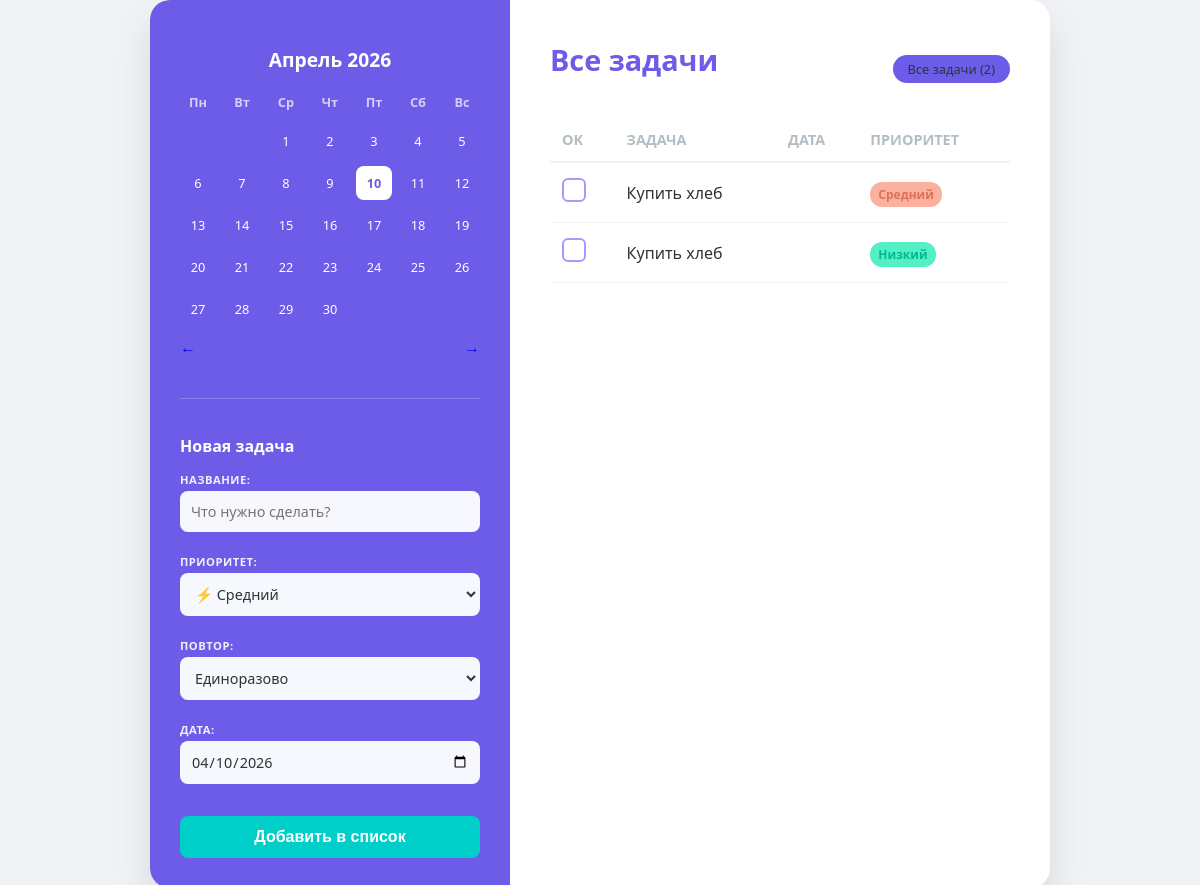
The page / on the database its author committed.
### tables this page shows
CREATE TABLE todo (
                id INTEGER PRIMARY KEY AUTOINCREMENT,
                name TEXT NOT NULL,
                priority TEXT NOT NULL,
                task_type TEXT NOT NULL,
                date TEXT NOT NULL,
                status INTEGER DEFAULT 0
            );

### app.py (the view, shortened to what this page needs)
@app.route("/", methods=["GET", "POST"])
def index():
    message = None
    selected_date = request.args.get('date') # Например: 2026-04-08
    year = request.args.get('year', type=int)
    month = request.args.get('month', type=int)
    calendar_view = MonthCalendar(year, month)
    with get_db_connection() as conn:
        if selected_date:
            tasks = conn.execute(
                'SELECT * FROM todo WHERE date = ? ORDER BY id DESC',
                (selected_date,)
            ).fetchall()
            display_title = f"Задачи на {selected_date}"
        else:
            tasks = conn.execute('SELECT * FROM todo ORDER BY date ASC, id DESC').fetchall()
            display_title = "Все задачи"
    return render_template(
        'index.html',
        cal=calendar_view,
        tasks=tasks,
        message=message,
        selected_date=selected_date,
        display_title=display_title
    )

### CalendarMatrix.py (called while the page is built)
    def get_month_name(self):
        return self.months_ru[self.month - 1]

    def get_days_matrix(self):
        cal = calendar.Calendar(firstweekday=0)
        return cal.monthdayscalendar(self.year, self.month)

    def is_today(self, day):
        return day == self.day_today

### app.py (called while the page is built)
def get_db_connection():
    conn = sqlite3.connect(DATABASE)
    conn.row_factory = sqlite3.Row
    return conn

### templates/index.html (shortened to what this page needs)
<!DOCTYPE html>
<html lang="ru">
<head>
    <link rel="stylesheet" href="{{ url_for('static', filename='style.css') }}">
</head>
<body>
<div class="container">
    <aside class="sidebar">
        <div class="calendar">
            <header>
                <h2>{{ cal.get_month_name() }} {{ cal.year }}</h2>
            </header>
            <div class="days-grid">
                <div class="day-name">Пн</div><div class="day-name">Вт</div><div class="day-name">Ср</div>
                <div class="day-name">Чт</div><div class="day-name">Пт</div><div class="day-name">Сб</div><div class="day-name">Вс</div>
                {% for week in cal.get_days_matrix() %}
                    {% for day in week %}
                        {% if day == 0 %}
                            <span></span>
                        {% else %}
                            {% set day_date = "%d-%02d-%02d"|format(cal.year, cal.month, day) %}
                            <div class="day {% if cal.is_today(day) %}active{% endif %} {% if selected_date == day_date %}selected{% endif %}">
                                <a href="/?date={{ day_date }}"
                                   style="text-decoration: none; color: inherit; display: block;">
                                    {{ day }}
                                </a>
                            </div>
                        {% endif %}
                    {% endfor %}
                {% endfor %}
            </div>
            <div class="calendar-nav" style="display: flex; justify-content: space-between; margin-top: 10px;">
                <a href="/?month={{ 12 if cal.month == 1 else cal.month - 1 }}&year={{ cal.year - 1 if cal.month == 1 else cal.year }}" style="text-decoration: none;">←</a>
                <a href="/?month={{ 1 if cal.month == 12 else cal.month + 1 }}&year={{ cal.year + 1 if cal.month == 12 else cal.year }}" style="text-decoration: none;">→</a>
            </div>
        </div>
        <form action="/" method="POST">
            <div class="add-task-form">
                <h3>Новая задача</h3>
                <div class="settings-group">
                    <label>Название:</label>
                    <input type="text" placeholder="Что нужно сделать?" class="input-field" name="todo_name" required>
                </div>
                <div class="settings-group">
                    <label>Приоритет:</label>
                    <select class="input-field select-priority" name="todo_priority">
                        <option value="medium" selected>⚡ Средний</option>
                    </select>
                </div>
                <div class="settings-group">
                    <label>Повтор:</label>
                    <select class="input-field" name="todo_return">
                        <option value="once">Единоразово</option>
                    </select>
                </div>
                <div class="settings-group">
                    <label>Дата:</label>
                    <input type="date" class="input-field" name="todo_date" required
                           value="{{ selected_date if selected_date else '%d-%02d-%02d'|format(cal.year, cal.month, cal.day_today or 1) }}">
                </div>
                <button type="submit" class="add-btn">Добавить в список</button>
            </div>
        </form>
    </aside>
    <main class="todo-section">
        <div class="header-flex">
            <h1>{{ display_title if display_title else "Мои задачи ✨" }}</h1>
            <div class="filter-chips">
                <a href="/" class="chip {% if not selected_date %}active{% endif %}" style="text-decoration: none; color: inherit;">Все задачи ({{ tasks|length }})</a>
            </div>
        </div>
        <table class="todo-table">
            <thead>
                <tr>
                    <th>OK</th>
                    <th>Задача</th>
                    <th>Дата</th>
                    <th>Приоритет</th>
                </tr>
            </thead>
            <tbody>
                {% for task in tasks %}
                <tr>
                    <form>
                        <td>
                            <label for="task-{{ task['id'] }}"></label>
                        </td>
                    </form>
                    <td class="task-text">{{ task['name'] }}</td>
                    <td class="task-days">{{ task['dade'] }}</td>
                    <td>
                        <span class="badge {{ task['priority'] }}">
                            {% if task['priority'] == 'high' %} Высокий
                            {% elif task['priority'] == 'medium' %} Средний
                            {% else %} Низкий
                            {% endif %}
                        </span>
                    </td>
                </tr>
                {% else %}
                <tr>
                    <td colspan="4" style="text-align: center; padding: 20px; color: #999;">Задач на этот день нет. Время отдыхать! ☕</td>
                </tr>
                {% endfor %}
            </tbody>
        </table>
    </main>
</div>
</body>
</html>

### static/style.css (style rules this page uses)
:root { --bg-color: #f0f2f5; --card-bg: #ffffff; --primary: #6c5ce7; --text: #2d3436; --accent: #a29bfe; }
body { font-family: 'Segoe UI', Tahoma, Geneva, Verdana, sans-serif; background-color: var(--bg-color); color: var(--text); margin: 0; display: flex; justify-content: center; align-items: center; min-height: 100vh; }
.container { display: flex; width: 900px; background: var(--card-bg); border-radius: 20px; box-shadow: 0 20px 40px rgba(0,0,0,0.1); overflow: hidden; }
.sidebar { width: 300px; background: var(--primary); color: white; padding: 30px; }
.calendar h2 { font-size: 1.2rem; margin-bottom: 20px; text-align: center; }
.days-grid { display: grid; grid-template-columns: repeat(7, 1fr); gap: 8px; text-align: center; font-size: 0.8rem; }
.day-name { font-weight: bold; opacity: 0.7; margin-bottom: 5px; }
.day { padding: 8px 0; border-radius: 8px; cursor: pointer; transition: 0.3s; }
.day.active { background: white; color: var(--primary); font-weight: bold; }
.todo-section { flex-grow: 1; padding: 40px; }
h1 { margin-top: 0; font-size: 1.8rem; color: var(--primary); }
.todo-table { width: 100%; border-collapse: collapse; margin-top: 20px; }
.todo-table th { text-align: left; padding: 12px; border-bottom: 2px solid var(--bg-color); color: #b2bec3; font-size: 0.9rem; text-transform: uppercase; }
.todo-table td { padding: 15px 12px; border-bottom: 1px solid var(--bg-color); }
.custom-cb + label { width: 20px; height: 20px; border: 2px solid var(--accent); border-radius: 6px; display: inline-block; cursor: pointer; position: relative; }
.badge { padding: 4px 8px; border-radius: 12px; font-size: 0.75rem; font-weight: bold; }
.medium { background: #fab1a0; color: #e17055; }
.low { background: #55efc4; color: #00b894; }
:root { --bg-color: #f0f2f5; --card-bg: #ffffff; --primary: #6c5ce7; --primary-dark: #5b4cc4; --text: #2d3436; --accent: #a29bfe; }
.add-task-form { margin-top: 40px; padding-top: 20px; border-top: 1px solid rgba(255,255,255,0.2); }
.add-task-form h3 { font-size: 1rem; margin-bottom: 15px; }
.input-field { width: 100%; padding: 10px; margin-bottom: 15px; border-radius: 8px; border: none; background: rgba(255, 255, 255, 0.9); font-family: inherit; box-sizing: border-box; }
.settings-group { margin-bottom: 10px; font-size: 0.85rem; }
.add-btn { width: 100%; padding: 12px; border: none; border-radius: 8px; background: #00cec9; color: white; font-weight: bold; cursor: pointer; transition: 0.3s; }
.header-flex { display: flex; justify-content: space-between; align-items: center; margin-bottom: 20px; }
.filter-chips { display: flex; gap: 10px; }
.chip { padding: 5px 15px; background: var(--bg-color); border-radius: 20px; font-size: 0.8rem; cursor: pointer; }
.chip.active { background: var(--primary); color: white; }
.task-days { font-size: 0.85rem; color: #636e72; font-style: italic; }
.settings-group label { display: block; font-size: 0.7rem; text-transform: uppercase; letter-spacing: 0.5px; margin-bottom: 4px; opacity: 0.9; font-weight: bold; }
.input-field { width: 100%; padding: 10px; margin-bottom: 12px; border-radius: 8px; border: 1px solid rgba(255, 255, 255, 0.3); background: rgba(255, 255, 255, 0.95); font-family: inherit; font-size: 0.9rem; color: #2d3436; box-sizing: border-box; outline: none; }
.select-priority option { color: #2d3436; padding: 10px; }
.add-btn { margin-top: 10px; width: 100%; padding: 12px; border: none; border-radius: 8px; background: #00cec9; color: white; font-weight: bold; font-size: 1rem; cursor: pointer; transition: all 0.2s ease; }

### rows shown on the page
todo: name "Купить хлеб", priority "Средний"
todo: name "Купить хлеб", priority "Низкий"

### other values the page prints
{{ cal.get_month_name() }} "Апрель"
{{ cal.year }} "2026"
{{ day }} "1" "2" "3" "4" "5" "6" "7" "8" "9" "10" "11" "12" "13" "14" "15" "16" "17" "18" "19" "20" "21" "22" "23" "24" "25" "26" "27" "28" "29" "30"
{{ display_title if display_title else "Мои задачи ✨" }} "Все задачи"
{{ tasks|length }} "2"
